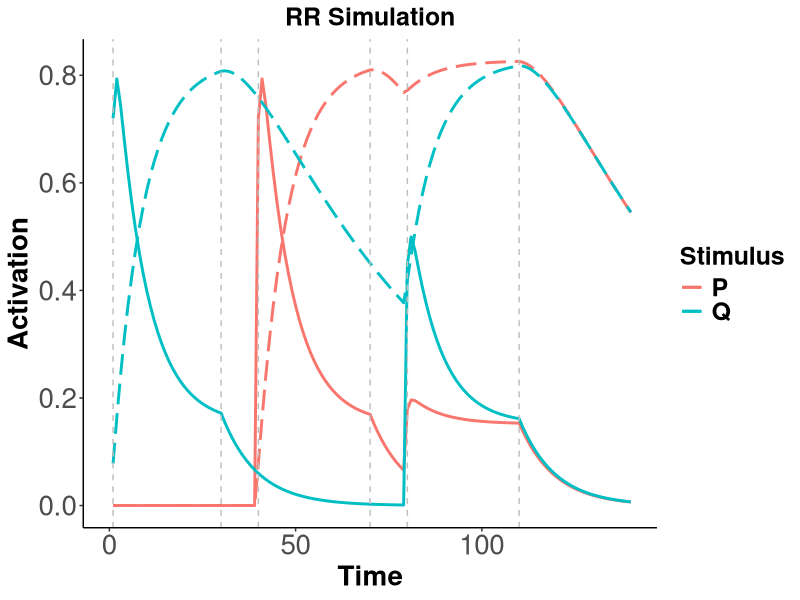

Source code (R):
input = list()
input$sorQp1 = .8
input$sorPp1 = .8
input$sorQon1 = c(1,30)
input$sorQon2 = c(80,110)
input$sorPon1 = c(40,70)
input$sorPon2 = c(80,110)
input$sordur = 140
input$sorpd1 = 0.1
input$sorpd2 = 0.02


sor = matrix(nrow = input$sordur, ncol = 28)

colnames(sor) = c('p1Q', 'p1P',
                  'pd1', 'pd2', 
                  'pIQ', 'pA1Q', 'pA2Q',
                  'pIP', 'pA1P', 'pA2P',
                  
                  'pA1Qgain', 'pA1Qloss','pA2Qgain',
                  'pA2Qloss','pIQgain','pIQloss',
                  'pA1Qdelta', 'pA2Qdelta', 'pIQdelta',
                  
                  'pA1Pgain', 'pA1Ploss','pA2Pgain',
                  'pA2Ploss','pIPgain','pIPloss',
                  'pA1Pdelta', 'pA2Pdelta', 'pIPdelta'
                  )

sor[,'p1Q'] = 0 # set as 0 to init
sor[,'p1P'] = 0


sor[input$sorPon1[1]:input$sorPon1[2],'p1P'] = input$sorPp1
sor[input$sorPon2[1]:input$sorPon2[2],'p1P'] = input$sorPp1

sor[input$sorQon1[1]:input$sorQon1[2],'p1Q'] = input$sorQp1
sor[input$sorQon2[1]:input$sorQon2[2],'p1Q'] = input$sorQp1

sor[,'pd1'] = input$sorpd1     # set decay rate
sor[,'pd2'] = input$sorpd2     # set decay rate

sor[,'pIQ'] = 1                 # Make I numeric
sor[,'pIP'] = 1

# run moment by moment simulation
for (i in 1:nrow(sor)){
    if (i == 1){
        
        sor[i,'pIQ'] = 1 - sor[i,'p1Q'] # This will be 1 as long as p1 = 0
        
        # Q
        
        # Deltas calculate
        sor[i,'pA1Qgain'] = sor[i,'p1Q']
        sor[i,'pA1Qloss'] = sor[i,'pA1Qgain'] * sor[i,'pd1']
        sor[i,'pA1Qdelta'] = sor[i,'pA1Qgain'] - sor[i,'pA1Qloss']
        
        sor[i,'pA2Qgain'] = sor[i,'pA1Qloss']
        sor[i,'pA2Qloss'] = sor[i,'pA2Qgain'] * sor[i,'pd2']
        sor[i,'pA2Qdelta'] = sor[i,'pA2Qgain'] - sor[i,'pA2Qloss']

        sor[i,'pIQgain'] = sor[i,'pA2Qloss']
        sor[i,'pIQloss'] = sor[i,'p1Q']
        sor[i,'pIQdelta'] = sor[i,'pIQgain'] - sor[i,'pIQloss']

        # Calculate proportions in each state
        sor[i,'pA1Q'] = sor[i,'pA1Qdelta']
        sor[i,'pA2Q'] = sor[i,'pA2Qdelta']
        sor[i,'pIQ'] = sor[i,'pIQ'] + sor[i,'pIQgain']
        
        # P
        
        # Deltas calculate
        sor[i,'pA1Pgain'] = sor[i,'p1P']
        sor[i,'pA1Ploss'] = sor[i,'pA1Pgain'] * sor[i,'pd1']
        sor[i,'pA1Pdelta'] = sor[i,'pA1Pgain'] - sor[i,'pA1Ploss']
        
        sor[i,'pA2Pgain'] = sor[i,'pA1Ploss']
        sor[i,'pA2Ploss'] = sor[i,'pA2Pgain'] * sor[i,'pd2']
        sor[i,'pA2Pdelta'] = sor[i,'pA2Pgain'] - sor[i,'pA2Ploss']
        
        sor[i,'pIPgain'] = sor[i,'pA2Ploss']
        sor[i,'pIPloss'] = sor[i,'p1P']
        sor[i,'pIPdelta'] = sor[i,'pIPgain'] - sor[i,'pIPloss']
        
        # Calculate proportions in each state
        sor[i,'pA1P'] = sor[i,'pA1Pdelta']
        sor[i,'pA2P'] = sor[i,'pA2Pdelta']
        sor[i,'pIP'] = sor[i,'pIP'] + sor[i,'pIPgain']


        
    } else {
        
        # Q
        
        sor[i,'pIQ'] = sor[i-1,'pIQ']
        
        sor[i,'pA1Qgain'] = sor[i,'pIQ'] * sor[i,'p1Q'] # how mauch is activated from I
        
        sor[i,'pA1Q'] = sor[i-1,'pA1Q'] + sor[i,'pA1Qgain'] # how much is there in total with carried over
        
        sor[i,'pA1Qloss'] = sor[i,'pA1Q'] * sor[i,'pd1'] # how much decays to A2
        
        sor[i,'pA1Q'] = sor[i,'pA1Q'] - sor[i,'pA1Qloss'] # how much is left after the decay
        
        sor[i,'pA1Qdelta'] = sor[i,'pA1Qgain'] - sor[i,'pA1Qloss']
        
        sor[i,'pA2Qgain'] = sor[i,'pA1Qloss'] # how much is gained from A1->A2 decay
        
        sor[i,'pA2Q'] = sor[i-1,'pA2Q'] + sor[i,'pA2Qgain'] # how much is there with carried over
        
        sor[i,'pA2Qloss'] = sor[i,'pA2Q'] * sor[i,'pd2'] # how much decays A2->I
        
        sor[i,'pA2Q'] = sor[i,'pA2Q'] - sor[i,'pA2Qloss'] # how much is left after A2->I decay
        
        sor[i,'pA2Qdelta'] = sor[i,'pA2Qgain'] - sor[i,'pA2Qloss']
        
        sor[i,'pIQgain'] = sor[i,'pA2Qloss'] # how much decayed from A2
        
        sor[i,'pIQloss'] = sor[i,'pA1Qgain']
        
        sor[i,'pIQ'] = sor[i,'pIQ'] + sor[i,'pIQgain'] - sor[i,'pIQloss']
        
        sor[i,'pIQdelta'] = sor[i,'pIQgain'] - sor[i,'pIQloss']
        
        # P
        
        sor[i,'pIP'] = sor[i-1,'pIP']
        
        sor[i,'pA1Pgain'] = sor[i,'pIP'] * sor[i,'p1P'] # how mauch is activated from I
        
        sor[i,'pA1P'] = sor[i-1,'pA1P'] + sor[i,'pA1Pgain'] # how much is there in total with carried over
        
        sor[i,'pA1Ploss'] = sor[i,'pA1P'] * sor[i,'pd1'] # how much decays to A2
        
        sor[i,'pA1P'] = sor[i,'pA1P'] - sor[i,'pA1Ploss'] # how much is left after the decay
        
        sor[i,'pA1Pdelta'] = sor[i,'pA1Pgain'] - sor[i,'pA1Ploss']
        
        sor[i,'pA2Pgain'] = sor[i,'pA1Ploss'] # how much is gained from A1->A2 decay
        
        sor[i,'pA2P'] = sor[i-1,'pA2P'] + sor[i,'pA2Pgain'] # how much is there with carried over
        
        sor[i,'pA2Ploss'] = sor[i,'pA2P'] * sor[i,'pd2'] # how much decays A2->I
        
        sor[i,'pA2P'] = sor[i,'pA2P'] - sor[i,'pA2Ploss'] # how much is left after A2->I decay
        
        sor[i,'pA2Pdelta'] = sor[i,'pA2Pgain'] - sor[i,'pA2Ploss']
        
        sor[i,'pIPgain'] = sor[i,'pA2Ploss'] # how much decayed from A2
        
        sor[i,'pIPloss'] = sor[i,'pA1Pgain']
        
        sor[i,'pIP'] = sor[i,'pIP'] + sor[i,'pIPgain'] - sor[i,'pIPloss']
        
        sor[i,'pIPdelta'] = sor[i,'pIPgain'] - sor[i,'pIPloss']

    }
}



library(ggplot2)
#library(jtools)

sor = as.data.frame(sor)
sor$time = c(1:nrow(sor))
sor = sor[1:input$sordur,]

png("rrplot.png", width = 800, height = 400)

text1 = 20
text2 = 18

ggplot(data=as.data.frame(sor), aes(x = time, y=pA1P, group=1, color="P" )) +
    geom_line(size = 1) + geom_line(aes(y=pA2P, colour = 'P'), size =1, linetype = 'longdash') + theme_classic() + 
    geom_line(aes(y=pA1Q, colour = 'Q'), size =1) +
    geom_line(aes(y=pA2Q, colour = 'Q'), size =1, linetype = 'longdash') +
    geom_vline(xintercept = 1, linetype = "dashed", colour = 'grey') + 
    geom_vline(xintercept = 30, linetype = "dashed", colour = 'grey') +
    geom_vline(xintercept = 40, linetype = "dashed", colour = 'grey') + 
    geom_vline(xintercept = 70, linetype = "dashed", colour = 'grey') +
    geom_vline(xintercept = 80, linetype = "dashed", colour = 'grey') + 
    geom_vline(xintercept = 110, linetype = "dashed", colour = 'grey') +
    theme(legend.text = element_text(size = text2, face = "bold"), legend.title = element_text(size=text2, face="bold")) + 
    scale_color_discrete(name = "Stimulus") + theme(axis.text=element_text(size=text1),
                                               axis.title=element_text(size=text1,face="bold"), axis.text.x = element_text(size = text1),
                                               axis.text.y = element_text(size = text1)) + 
    scale_x_continuous(name="Time", limits=c(0, input$sordur)) + scale_y_continuous(name="Activation") + 
    ggtitle("RR Simulation") + 
    theme(plot.title = element_text(size = text2, face = "bold", hjust = 0.5)) 
    


dev.off()


